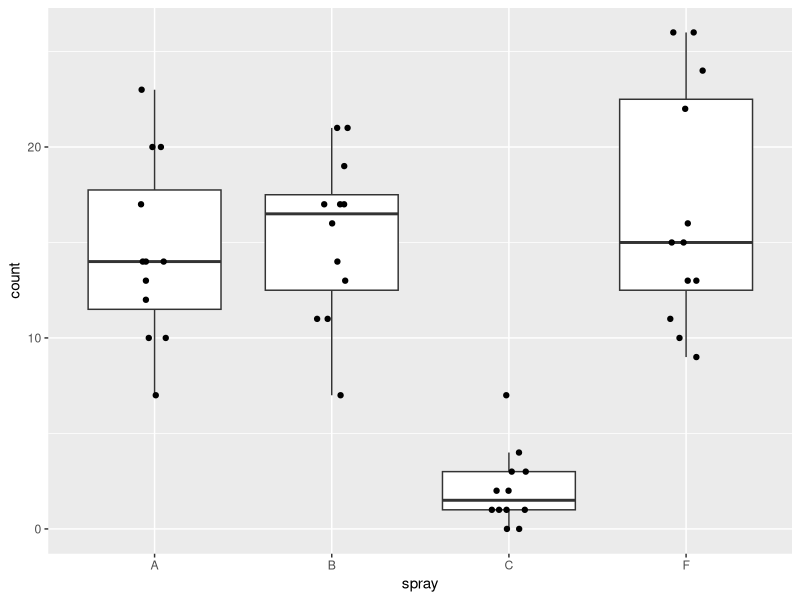
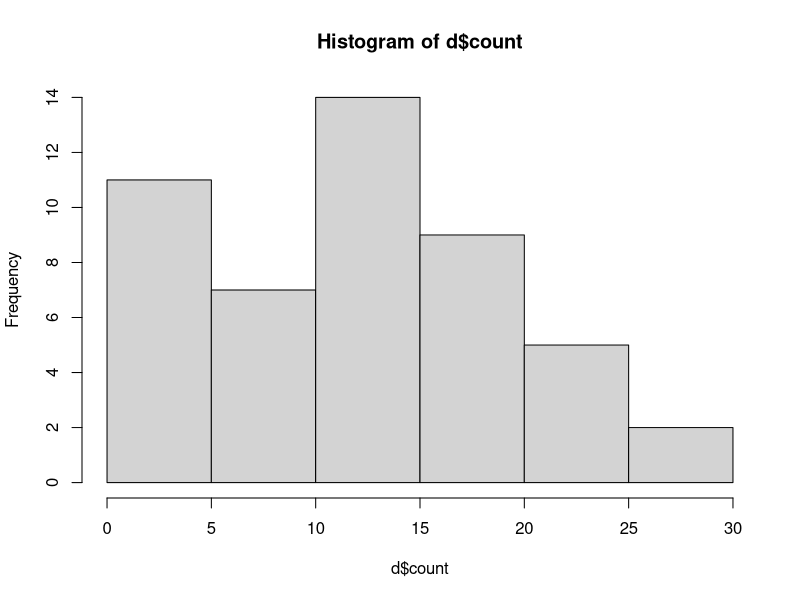
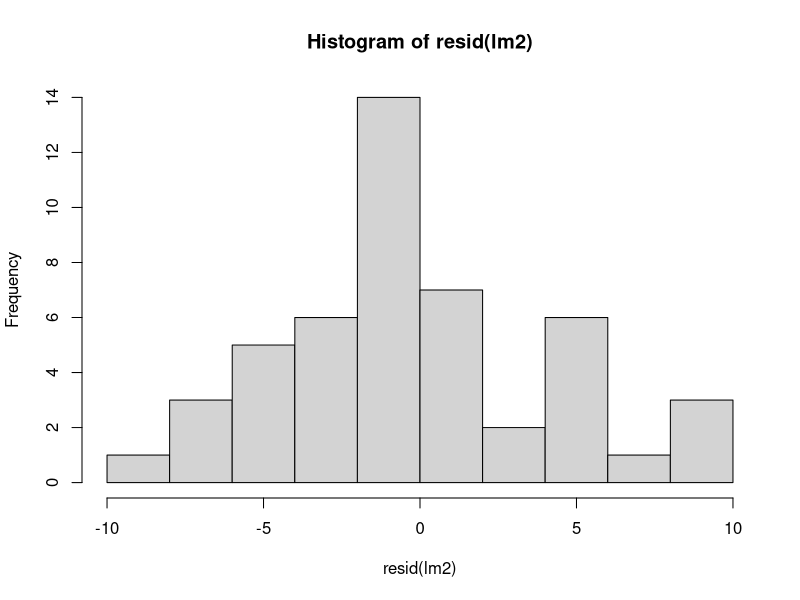
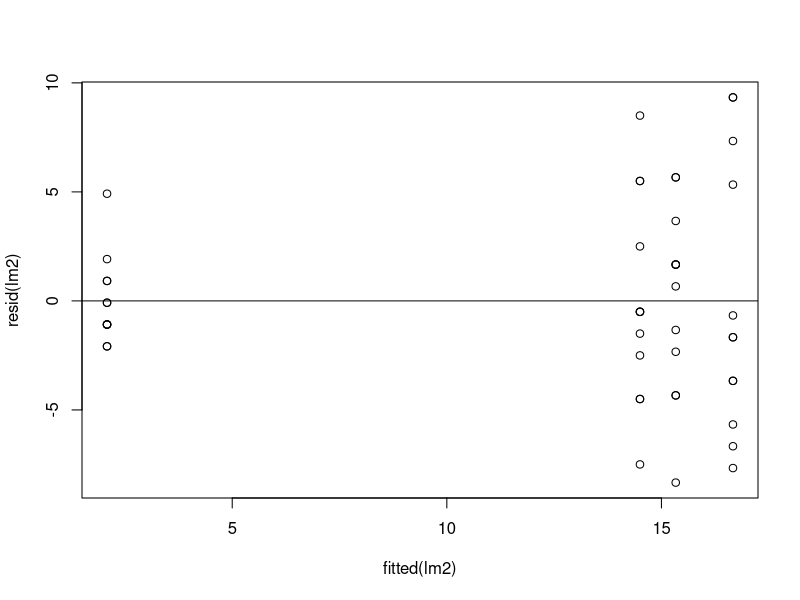
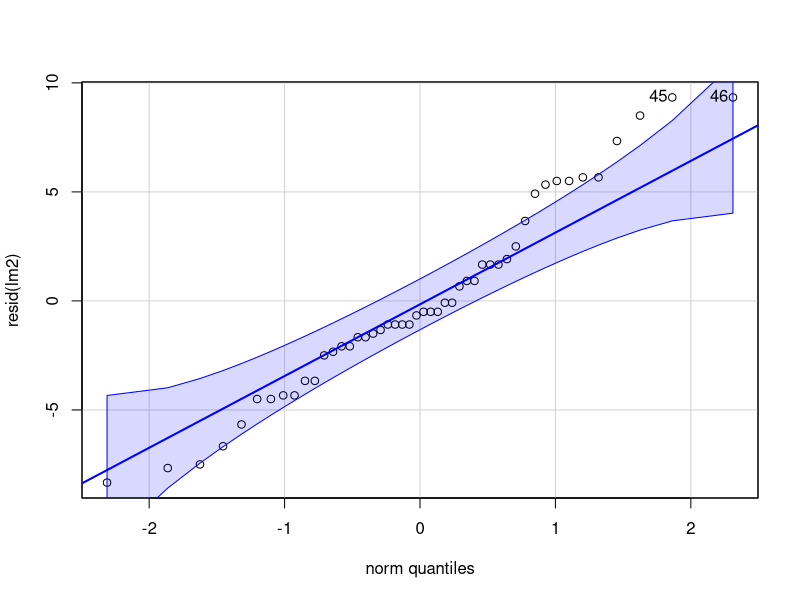
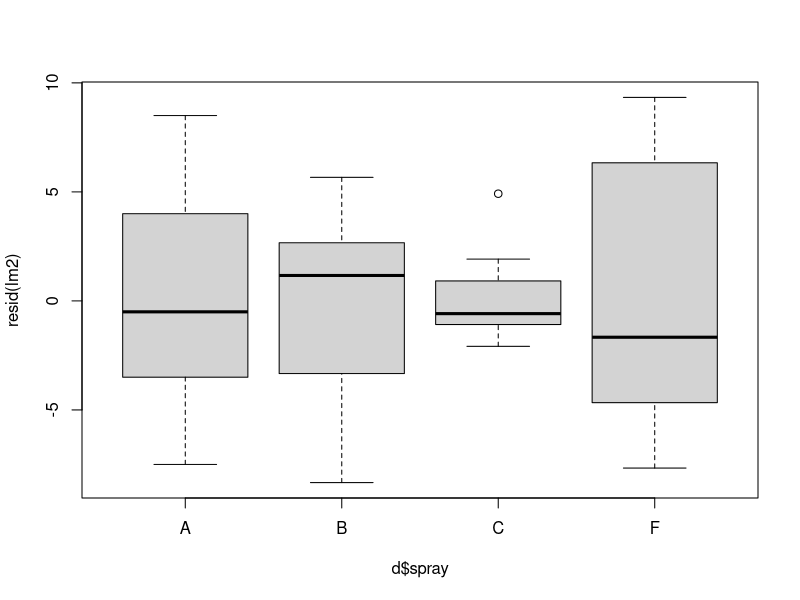
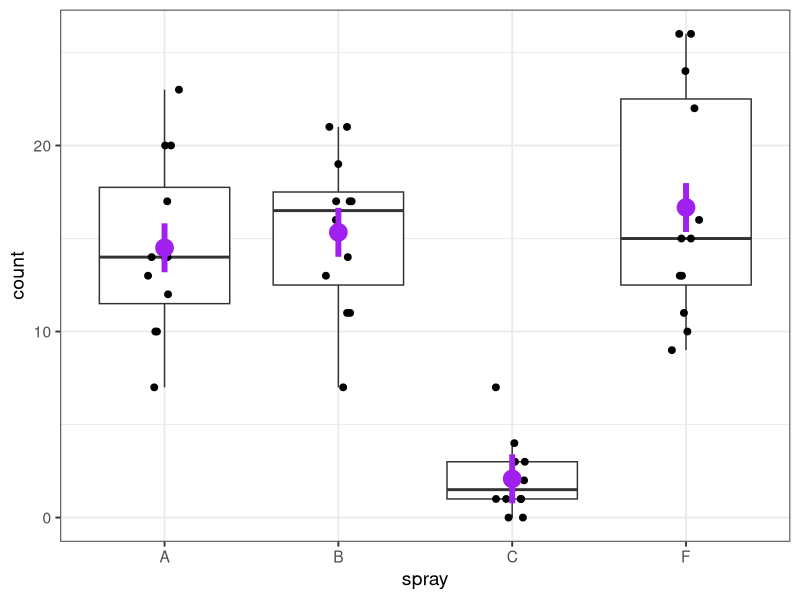
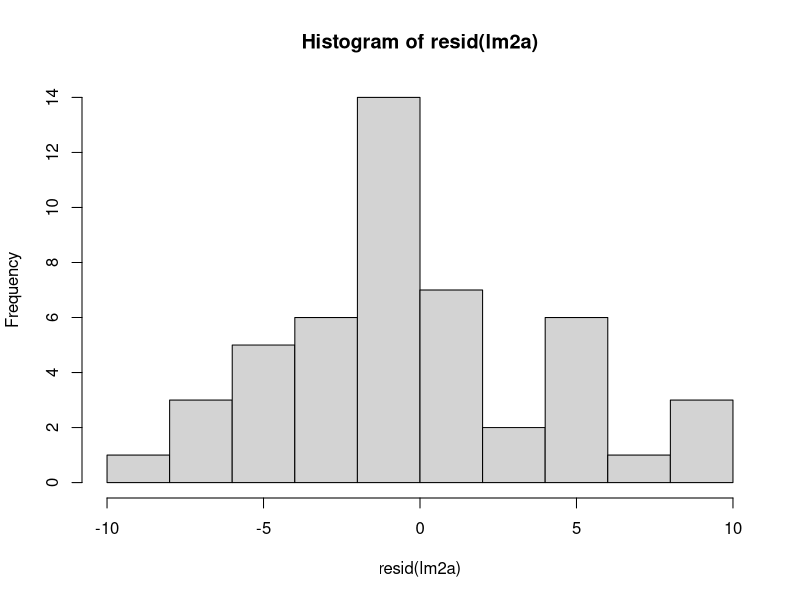

Here is the R script that generated these plots, in order:
## LOAD AND PROCESSES DATA
library(tidyverse)   ### load tidyverse
library(car)         ### load car package, which is helpful for analyzing linear models
library(emmeans)     ### load emmeans package, which is helpful for getting means from linear models
library(viridis)     ### load viridis package for adding colors to plots
library(glmmTMB)
library(broom)

# EXAMPLE FOR CONDUCTING A ONE-WAY ANOVA IN R #################################

## load data ####
data("InsectSprays") ### load InsectSprays dataset, available from base R  

# filter to just 4 treatments
d <- InsectSprays %>% filter(spray=='A'|spray=='B'|spray=='C'|spray=='F') %>% droplevels()

## plot out data ####
ggplot(d, aes(x=spray,y=count)) + geom_boxplot(outlier.shape = NA) + geom_jitter(height=0,width=.1) 
                                                    ## need to suppress outliers if you jitter plot points

hist(d$count) ## histogram of count data. Can we use to check assumption of normality?

## construct linear model to examine the effect of the different sprays on insect counts ####
## for a categorical variable (spray with four levels), we are interested in comparing group means
lm2 <- lm(count~spray , data=d)  ## lm is a general function that conducts a linear model
                                      # all the "calculations" are saved in an object we called 'lm2'


## Anova table ####
Anova(lm2, type=2)  ## car::Anova will print out an ANOVA table testing 
                     # the null hypothesis that all group means are equal
                     # type = 2 provides Type II sums of squares, which is usually the best way to go. Type III is also an option, but more complicated.
                     # other functions (anova, aov, etc.) will provide similar ANOVA tables, but the Anova() is more flexible

## coefficients and model components ####
summary(lm2)   ## summary() will provide the model coefficients (ie. the "guts" of the model)
                # the coefficients allow you rebuild the means from the linear model equation y~u+Bi
                # rebuilding the model from the coefficients is not super helpful and the p-values aren't very meaningful

tidy(lm2, conf.int=TRUE) # tidy() to examine coefficients (from broom package or broom.mixed if using glmmTMB)
glance(lm2) # glance at model fit stats

## examine group means ####
emmeans(lm2, ~spray) ## emmeans::emmmeans will rebuild the model for you
                      # this code will print off the means, SE, and confidence intervals for each treatment group

## pairwise comparisons of group means ####
emmeans(lm2, pairwise~spray)  ## adding 'pairwise' will conduct pairwise contrasts -- ie. compare each group mean to the others
                               # automatically adjusts p-values using the 'tukey' adjust. Can change this if you want using adjust=XX

## check assumptions of model by examining residuals ####
hist(resid(lm2)) ## residuals should be normally distributed
plot(resid(lm2)~fitted(lm2))  ## residuals should be evenly dispersed around 0 across the range of x's
abline(h=0)                             # funnel shapes or curvature is bad

qqPlot(resid(lm2))  ## calls from car package, residuals should line up pretty closely to the blue line
                        # points that drift from line might be outliers
boxplot(resid(lm2) ~ d$spray)  ## variances should be homogeneous for each group

          ## problems with residuals indicate assumptions of the linear model are violated and may cause problems with coefficients and p-values
          ## transforming the data or using a different type of model may help (we will return to this example later in the course to improve it)
          ## assumptions can be slightly violated without causing problems, for example this model is seems passable but could be better.

## Plot data with means ####
## Plot data and add means plus SE from your emmeans. Can change colors, if you'd like.
em1 <- emmeans(lm2, ~spray) %>% as.data.frame()

ggplot() + 
  geom_boxplot(data=d, aes(x=spray,y=count), outlier.shape = NA) + 
  geom_jitter(data=d, aes(x=spray,y=count), height=0,width=.1, size=2) + 
  geom_pointrange(data=em1, aes(x=spray, y=emmean, ymin=emmean-SE, ymax=emmean+SE),
                color="purple", size=1.25, linewidth=2) + ##geom_errorbar() call also be used to draw error bars
  theme_bw(base_size = 14)


## re-run using glmmTMB ####
lm2a <- glmmTMB(count~spray , data=d)
Anova(lm2a) # note X2 instead of F-value. No Sums of Squares.
summary(lm2a) # almost identical to lm()
hist(resid(lm2a))
